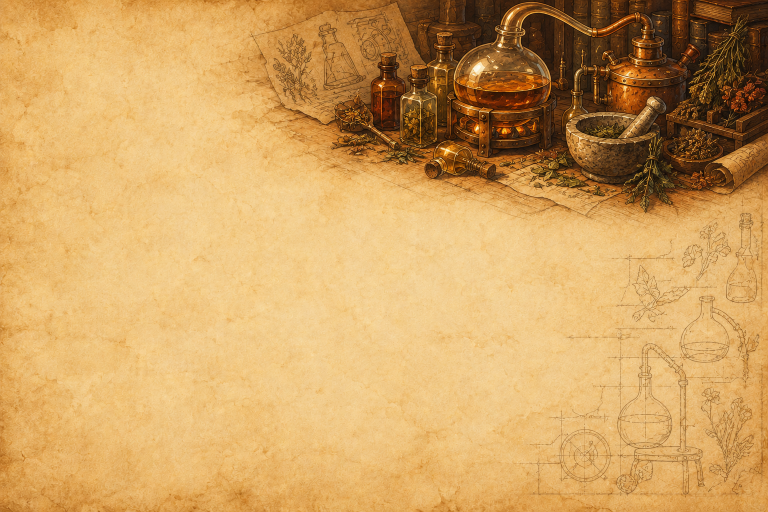
#> input picture tests/Source/alchemy-page.png, 1536 x 1024 px (shown at 1/2 size)
$ python export-blp-artwork.py
#> lines starting #> are read from the running program, lines starting #| are printed output that depends on the picture
### ui-concepts/blp_export.py
"""Encode BLP2 mipmaps using Pillow's DXT encoder; keep source PNGs lossless."""

from io import BytesIO
from pathlib import Path
import struct

from PIL import Image


ROOT = Path(__file__).resolve().parents[1]
MEDIA = ROOT / "The Guild Book" / "Media" / "ArtisanJournal"
SOURCE = ROOT / "tests" / "Source"
BLP_SOURCES = {
    **{f"{name}-page": (f"{name}-page.png", (1024, 1024))
       for name in ("alchemy", "blacksmithing", "enchanting", "engineering",
                    "leatherworking", "tailoring", "recipe")},
    "gear-journal-page": ("gear-journal-page.png", (1024, 512)),
    "bank-page": ("bank-page.png", (1024, 512)),
    "journal-window": ("journal-window-v2.png", (2048, 1024)),
}


def _dxt_payload(image, pixel_format):
    # Tiny mip levels still occupy one 4 x 4 DXT block. Repeat the edge pixels
    # into its unused area instead of allowing black padding to affect colors.
    width, height = image.size
    if width < 4 or height < 4:
        padded = Image.new(image.mode, (max(4, width), max(4, height)))
        for y in range(padded.height):
            for x in range(padded.width):
                padded.putpixel((x, y), image.getpixel((min(x, width - 1), min(y, height - 1))))
        image = padded
    stream = BytesIO()
    image.save(stream, format="DDS", pixel_format=pixel_format)
    data = stream.getvalue()
    assert data[:4] == b"DDS " and data[84:88] == pixel_format.encode("ascii")
    payload = data[128:]
    block_bytes = 8 if pixel_format == "DXT1" else 16
    assert len(payload) == max(1, (width + 3) // 4) * max(1, (height + 3) // 4) * block_bytes
    return payload


def encode_blp(image):
    image = image.convert("RGBA")
    width, height = image.size
    if not all(value > 0 and value & (value - 1) == 0 for value in image.size):
        raise ValueError("BLP dimensions must be powers of two")
    has_alpha = image.getchannel("A").getextrema() != (255, 255)
    pixel_format = "DXT5" if has_alpha else "DXT1"
    offsets, lengths, payloads = [], [], []
    offset = 148  # BLP2 header, including the two 16-entry mipmap tables.
    size = image.size
    while True:
        level = image if size == image.size else image.resize(size, Image.Resampling.LANCZOS)
        payload = _dxt_payload(level, pixel_format)
        offsets.append(offset)
        lengths.append(len(payload))
        payloads.append(payload)
        offset += len(payload)
        if size == (1, 1):
            break
        size = (max(1, size[0] // 2), max(1, size[1] // 2))
    if len(payloads) > 16:
        raise ValueError("BLP supports at most 16 mip levels")
    header = struct.pack("<4sI4BII", b"BLP2", 1, 2, 8 if has_alpha else 0,
                         7 if has_alpha else 0, 1, width, height)
    header += struct.pack("<16I", *(offsets + [0] * (16 - len(offsets))))
    header += struct.pack("<16I", *(lengths + [0] * (16 - len(lengths))))
    data = header + b"".join(payloads)
    with Image.open(BytesIO(data)) as decoded:
        decoded.load()
        assert decoded.size == image.size
        assert decoded.mode == ("RGBA" if has_alpha else "RGB")
    return data


def save_blp(image, target):
    data = encode_blp(image)
    target.write_bytes(data)
    with Image.open(target) as exported:
        exported.load()
        assert exported.size == image.size
    print(f"Verified {target.name}: {image.width} x {image.height}, BLP2 DXT with full mipmaps, {len(data):,} bytes")


def source_image(name):
#> called with name = 'alchemy-page'
    filename, size = BLP_SOURCES[name]
    with Image.open(SOURCE / filename) as source:
#> source is the input picture: PIL image 1536x1024 RGB; mean R, G, B 206.9, 161.2, 96.8
        return source.convert("RGBA").resize(size, Image.Resampling.LANCZOS)
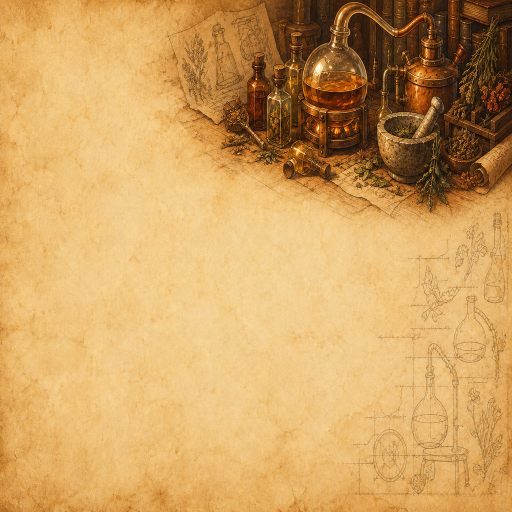
#> returned value: PIL image 1024x1024 RGBA (shown at 1/2 size); mean R, G, B, A 206.9, 161.2, 96.8, 255

### ui-concepts/export-blp-artwork.py
"""Rebuild compressed runtime illustrations from their original source PNGs."""

from blp_export import BLP_SOURCES, MEDIA, save_blp, source_image


for name in BLP_SOURCES:
    save_blp(source_image(name), MEDIA / f"{name}.blp")
#> in encode_blp, `has_alpha = image.getchannel("A").getextrema() != (255, 255)`: has_alpha = False
#> in encode_blp, `pixel_format = "DXT5" if has_alpha else "DXT1"`: pixel_format = 'DXT1'
#> (the run stopped early here; a loop or call above may not have finished)

$ run again, with tests/Source/blacksmithing-page.png copied over tests/Source/alchemy-page.png
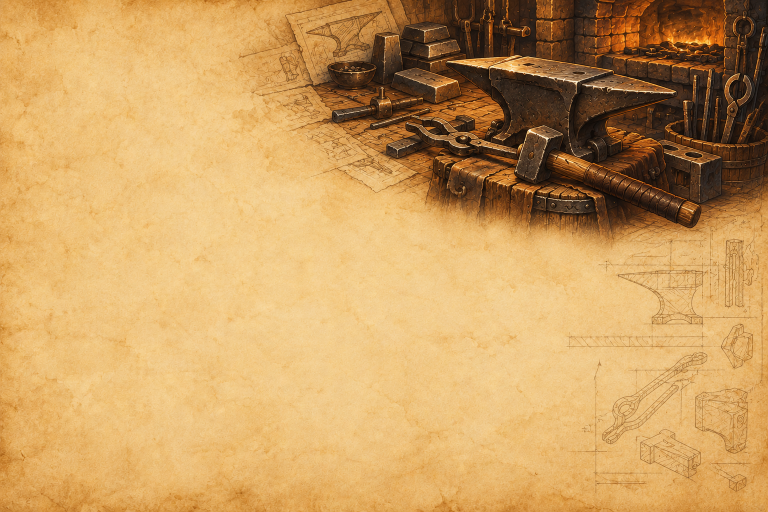
#> input picture tests/Source/blacksmithing-page.png, 1536 x 1024 px (shown at 1/2 size)
#> in source_image, source is the input picture: PIL image 1536x1024 RGB; mean R, G, B 201.8, 157.6, 96.3
#> in source_image, `return source.convert("RGBA").resize(size, Image.Resampling.LANCZOS)`:
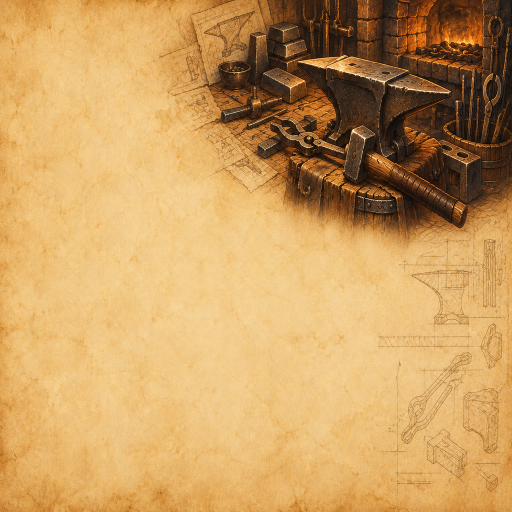
#> returned value: PIL image 1024x1024 RGBA (shown at 1/2 size); mean R, G, B, A 201.8, 157.6, 96.3, 255
#> has_alpha = False
#> pixel_format = 'DXT1'

$ run again, with tests/Source/blacksmithing.png copied over tests/Source/alchemy-page.png
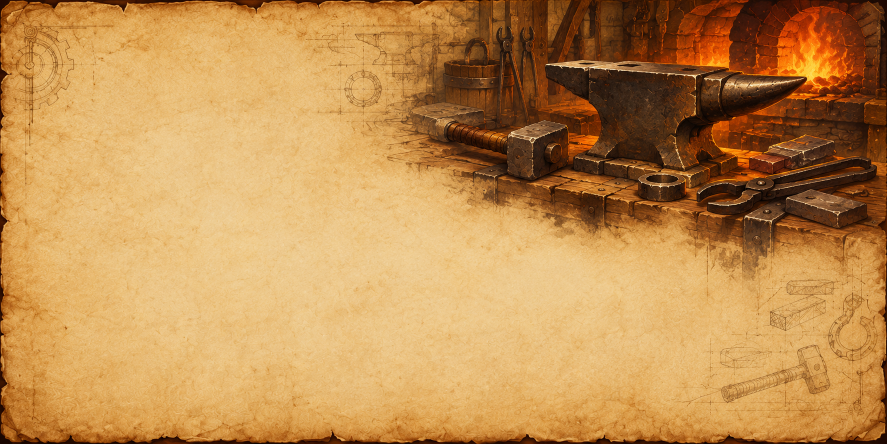
#> input picture tests/Source/blacksmithing.png, 1774 x 887 px (shown at 1/2 size)
#> in source_image, source is the input picture: PIL image 1774x887 RGB; mean R, G, B 191.6, 141.7, 80.6
#> in source_image, `return source.convert("RGBA").resize(size, Image.Resampling.LANCZOS)`:
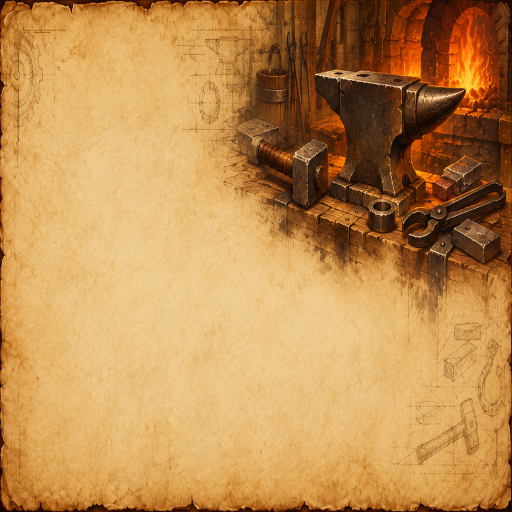
#> returned value: PIL image 1024x1024 RGBA (shown at 1/2 size); mean R, G, B, A 191.6, 141.7, 80.6, 255
#> has_alpha = False
#> pixel_format = 'DXT1'
